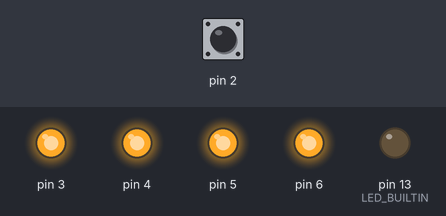
A sketch run on a simulated Arduino Uno, built with avr-gcc and run on an emulated ATmega328P. Parts: output pins drawn as LEDs (lit = HIGH). Dashed ring = blinking. The test bench sets the inputs (shaded band); at power-on: pin 2 LOW.

Above: at 1.7 s.
1.8 s: pin 2 driven HIGH
At 2.2 s:
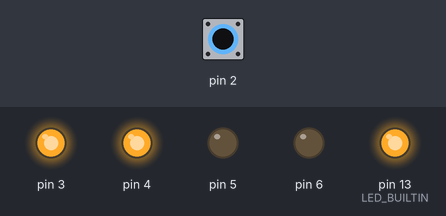
At 2.8 s:
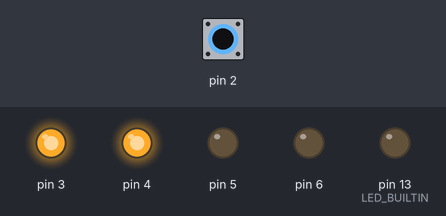
3.8 s: pin 2 pulsed LOW 5 times (0.12 s each, 0.3 s apart)
At 4.3 s:
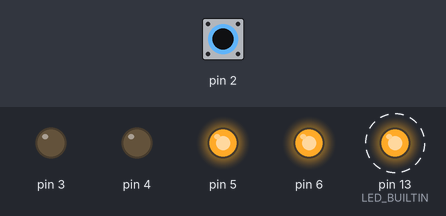
Timing chart, 0 to 7.1 s (numbered marks = the images above; inputs shaded):
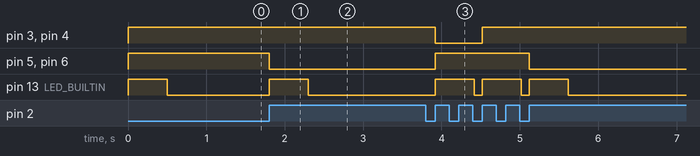

Measured:
- after the input at 1.8 s, pin 5, pin 6: HIGH → LOW at once; pin 13 (LED_BUILTIN): LOW → HIGH at once, → LOW 0.50 s later
- after the input at 3.8 s, pin 3, pin 4: HIGH → LOW after 0.12 s, → HIGH 0.60 s later; pin 5, pin 6: LOW → HIGH after 0.12 s, → LOW 1.2 s later; pin 13 (LED_BUILTIN): alternates HIGH for 0.50 s and LOW for 0.10 s, 6 changes in all, then stays LOW, starting after 0.12 s

The sketch:

app.ino
```cpp
const int button_pin = 2U;
const int switch_pins_alpha[2] = {3U, 4U};
const int switch_pins_beta[2] = {5U, 6U};

bool button_state = false;
int switch_state = 0; // 0 = both, 1 = alpha, 2 = beta

void setup()
{
  pinMode(LED_BUILTIN, OUTPUT);
  pinMode(button_pin, INPUT);
  for (byte i = 0; i < 2; i++)
  {
    pinMode(switch_pins_alpha[i], OUTPUT);
    pinMode(switch_pins_beta[i], OUTPUT);
  }
  refresh_pins();
}

void button_press()
{
  // Cycle
  switch_state++;

  if (switch_state > 2)
  {
    switch_state = 0;
  }

  refresh_pins();
}

void refresh_pins()
{
  bool switch_on_alpha = true;
  bool switch_on_beta = true;

  if (switch_state == 1)
  {
    switch_on_beta = false;
  }
  else if (switch_state == 2)
  {
    switch_on_alpha = false;
  }

  // Reset all pins
  for (byte i = 0; i < 2; i++)
  {
    digitalWrite(switch_pins_alpha[i], LOW);
    digitalWrite(switch_pins_beta[i], LOW);
  }

  // Update pins
  if (switch_on_alpha)
  {
    for (byte i = 0; i < 2; i++)
    {
      digitalWrite(switch_pins_alpha[i], HIGH);
    }
  }

  if (switch_on_beta)
  {
    for (byte i = 0; i < 2; i++)
    {
      digitalWrite(switch_pins_beta[i], HIGH);
    }
  }

  digitalWrite(LED_BUILTIN, HIGH);
  delay(500);
  digitalWrite(LED_BUILTIN, LOW);
}

void loop()
{
  int button_state_int = digitalRead(button_pin);
  int temp_button_state = (button_state_int == HIGH);

  if (button_state != temp_button_state)
  {
    // Button state changed
    button_state = temp_button_state;
    if (button_state)
    {
      button_press();
    }
  }

}
```
